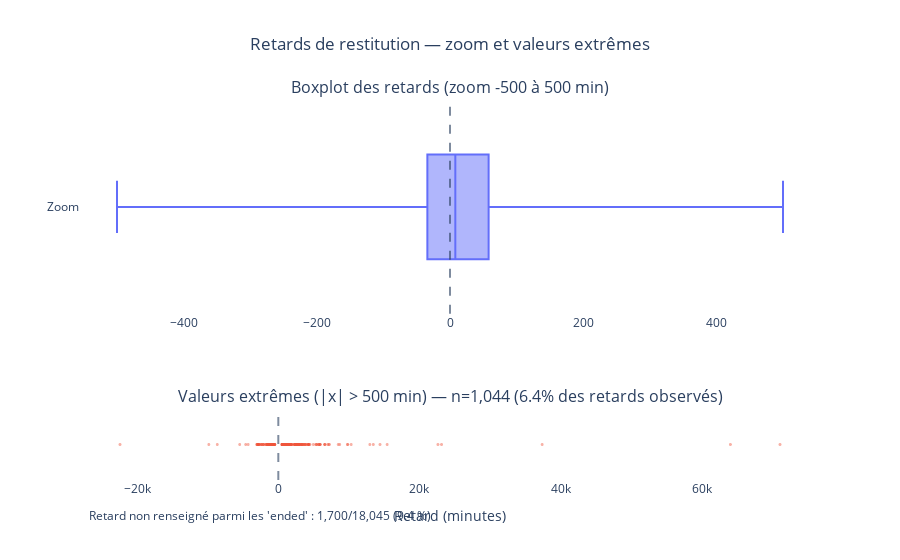

Notebook code cell kept with this figure:
### Code cell
# Delay distribution: zoomed view + extreme values (ended rentals only)
ZOOM_MIN, ZOOM_MAX = -500, 500

df_ended = df[df["state"].eq("ended")].copy()
delay = df_ended["delay_at_checkout_in_minutes"]

missing_count = int(delay.isna().sum())
total_ended = int(len(df_ended))

observed = delay.dropna()
core = observed[observed.between(ZOOM_MIN, ZOOM_MAX)]
outliers = observed[~observed.between(ZOOM_MIN, ZOOM_MAX)]

fig = make_subplots(
    rows=2, cols=1,
    vertical_spacing=0.25,
    row_heights=[0.75, 0.25],
    subplot_titles=(
        f"Boxplot des retards (zoom {ZOOM_MIN} à {ZOOM_MAX} min)",
        f"Valeurs extrêmes (|x| > {ZOOM_MAX} min) — n={len(outliers):,} "
        f"({len(outliers)/len(observed):.1%} des retards observés)"
    )
)

fig.add_trace(go.Box(x=core, boxpoints=False, name="Zoom"), row=1, col=1)
fig.add_trace(
    go.Scattergl(
        x=outliers, y=np.zeros(len(outliers)),
        mode="markers",
        marker=dict(size=3, opacity=0.45),
        name="Outliers"
    ),
    row=2, col=1
)

fig.update_yaxes(showticklabels=False, row=2, col=1)
fig.update_xaxes(title_text="Retard (minutes)", row=2, col=1)

fig.add_vline(x=0, line_dash="dash", opacity=0.6, row=1, col=1)
fig.add_vline(x=0, line_dash="dash", opacity=0.6, row=2, col=1)

fig.update_layout(
    height=560,
    showlegend=False,
    plot_bgcolor="white",
    title=dict(text="Retards de restitution — zoom et valeurs extrêmes", x=0.5)
)

fig.add_annotation(
    x=0.01, y=-0.12, xref="paper", yref="paper",
    text=f"Retard non renseigné parmi les 'ended' : {missing_count:,}/{total_ended:,} "
         f"({missing_count/total_ended*100:.1f} %)",
    showarrow=False, align="left"
)

fig.show()

### Figure 1 — Plotly figure (JSON) as saved in the notebook; plotly's stock layout.template omitted (floating-point values rounded to 4 significant figures; data arrays with more than 128 entries replaced by an {"elided": "..."} marker saying what was removed)
{"data": [{"boxpoints": false, "name": "Zoom", "type": "box", "x": {"elided": "15301 float values"}, "xaxis": "x", "yaxis": "y"}, {"marker": {"opacity": 0.45, "size": 3}, "mode": "markers", "name": "Outliers", "type": "scattergl", "x": {"elided": "1044 float values"}, "xaxis": "x2", "y": {"elided": "1044 float values"}, "yaxis": "y2"}], "layout": {"annotations": [{"font": {"size": 16}, "showarrow": false, "text": "Boxplot des retards (zoom -500 à 500 min)", "x": 0.5, "xanchor": "center", "xref": "paper", "y": 1, "yanchor": "bottom", "yref": "paper"}, {"font": {"size": 16}, "showarrow": false, "text": "Valeurs extrêmes (|x| > 500 min) — n=1,044 (6.4% des retards observés)", "x": 0.5, "xanchor": "center", "xref": "paper", "y": 0.1875, "yanchor": "bottom", "yref": "paper"}, {"align": "left", "showarrow": false, "text": "Retard non renseigné parmi les 'ended' : 1,700/18,045 (9.4 %)", "x": 0.01, "xref": "paper", "y": -0.12, "yref": "paper"}], "height": 560, "plot_bgcolor": "white", "shapes": [{"line": {"dash": "dash"}, "opacity": 0.6, "type": "line", "x0": 0, "x1": 0, "xref": "x", "y0": 0, "y1": 1, "yref": "y domain"}, {"line": {"dash": "dash"}, "opacity": 0.6, "type": "line", "x0": 0, "x1": 0, "xref": "x2", "y0": 0, "y1": 1, "yref": "y2 domain"}], "showlegend": false, "title": {"text": "Retards de restitution — zoom et valeurs extrêmes", "x": 0.5}, "xaxis": {"anchor": "y", "domain": [0, 1]}, "xaxis2": {"anchor": "y2", "domain": [0, 1], "title": {"text": "Retard (minutes)"}}, "yaxis": {"anchor": "x", "domain": [0.4375, 1]}, "yaxis2": {"anchor": "x2", "domain": [0, 0.1875], "showticklabels": false}}}
